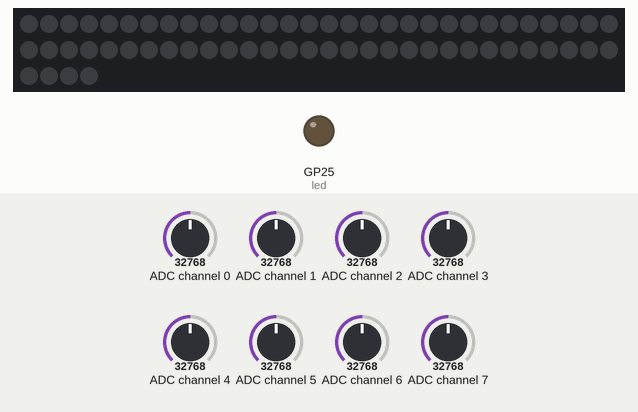
Recording of a program running on a simulated Raspberry Pi Pico running MicroPython. Parts: 64 RGB LEDs in strip order, left to right, continuing on the next row, output pins drawn as LEDs (lit = HIGH). The test bench sets the inputs (shaded band); at power-on: ADC channel 0 = 32768, ADC channel 1 = 32768, ADC channel 2 = 32768, ADC channel 3 = 32768, ADC channel 4 = 32768, ADC channel 5 = 32768, ADC channel 6 = 32768, ADC channel 7 = 32768 (analog values on the 0–65535 scale). Library files of the repository ran but are not shown: mcp3008.py, neopixel.py; pins used as bus, display or sensor lines are not drawn; what the program prints to the serial console is not drawn.

Above: at 1.2 s.
1.3 s: ADC channel 0 set to 1966
2.8 s: ADC channel 1 set to 63568
At 3.7 s:
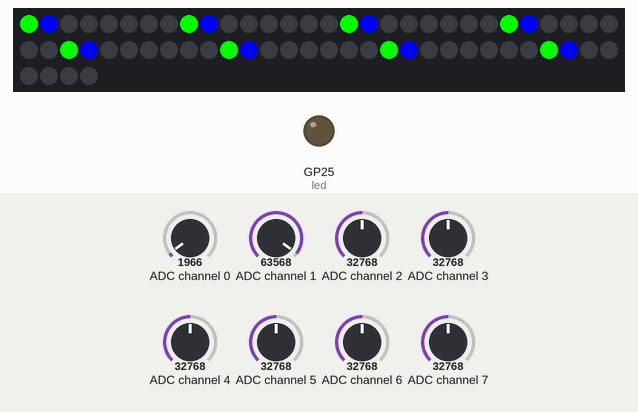
4.3 s: ADC channel 0 set to 19660
5.8 s: ADC channel 2 set to 1966
At 7.0 s:
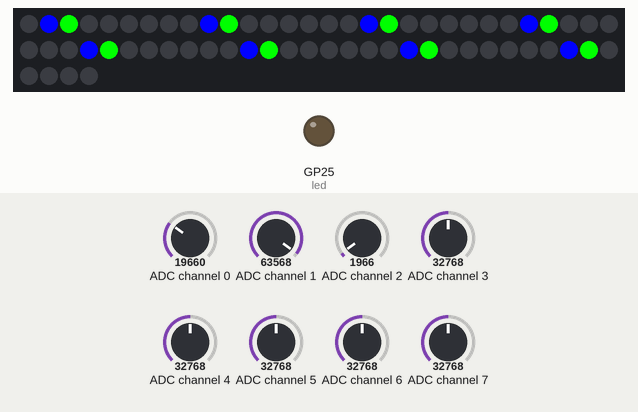
7.3 s: ADC channel 3 set to 1966
Timing chart, 0 to 9.8 s (numbered marks = the images above; inputs shaded):
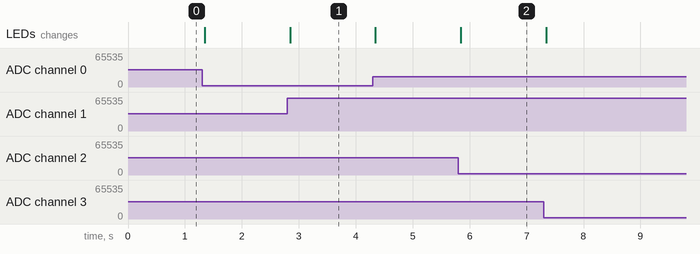

Measured:
- after the input at 2.8 s, the LEDs: change after 0.05 s (image 1)
- after the input at 5.8 s, the LEDs: change at once (image 2)

The program:

mcp3008-demo-withLights.py
```python
from time import sleep
from time import sleep_ms
from mcp3008 import MCP3008
from machine import Pin
from neopixel import NeoPixel
import machine


# Define pins
spi = machine.SPI(0, sck=Pin(18), mosi=Pin(19), miso=Pin(16), baudrate=100000)
cs0 = machine.Pin(17, machine.Pin.OUT)
cs1 = machine.Pin(20, machine.Pin.OUT)
cs2 = machine.Pin(21, machine.Pin.OUT)
cs3 = machine.Pin(22, machine.Pin.OUT)
cs4 = machine.Pin(26, machine.Pin.OUT)
cs5 = machine.Pin(27, machine.Pin.OUT)
cs6 = machine.Pin(28, machine.Pin.OUT)
cs7 = machine.Pin(15, machine.Pin.OUT)
led = Pin("LED", Pin.OUT)

# Define discrete ADCs
adc0 = MCP3008(spi, cs0)
adc1 = MCP3008(spi, cs1)
adc2 = MCP3008(spi, cs2)
adc3 = MCP3008(spi, cs3)
adc4 = MCP3008(spi, cs4)
adc5 = MCP3008(spi, cs5)
adc6 = MCP3008(spi, cs6)
adc7 = MCP3008(spi, cs7)

# chessBoard = [0]*8
chessboard = matrix = [[0 for _ in range(8)] for _ in range(8)]
# chessBoard2 = [[0]///*8]*2

# LED STRIP
p = machine.Pin.board.GP6
n = NeoPixel(p, 64)

n[2] = (110, 0, 34)


defaultTriggerLow = 0.2 # Voltage where magnet definitely is being sensed
defaultTriggerHigh = 1.8 # Voltage where magnet definitely is being sensed
vRef = 2.048 # VREF of the ADC chips
steps = 1023 # of steps of the ADC chip
scaleFactor = vRef / steps


while True:
    #print(chip.read(0))

    print(chessboard)
    #for i in range (0, 64):
        #n[i]=(255, 0, 0)

        # Read ADCs for columns 1-8
    for row, adc in enumerate([adc0, adc1, adc2, adc3, adc4, adc5, adc6, adc7]):
        for y in range(8):
            read = scaleFactor * adc.read(y)
            if (read < defaultTriggerLow ):
                chessboard[row][y] = -1
                n[(row * 8 ) + y] = (0, 255, 0)
            elif (read > defaultTriggerHigh):
                chessboard[row][y] = 1
                n[(row * 8 ) + y] = (0, 0, 255)
            else:
                chessboard[row][y] = 0
                n[(row * 8 ) + y] = (0,0,0)
        n.write()


    # for i in range(0,8):

    #     temp = (2.048 / 1023) * chip.read(i)
    #     # print(temp)
    #     if (temp > 1.3) or (temp < 0.7):
    #         # led.on()
    #         # chessBoard[i] = temp
    #         chessboard[0][i] = 1
    #         # chessBoard2[0][i] = 1
    #         # chessBoard2[1][7-i] = 1
    #         n[i] = (255, 0, 0)
    #     else:
    #         # led.off()
    #         # chessBoard[i] = 0
    #         # chessBoard2[0][i] = 0
    #         # chessBoard2[1][7-i] = 0
    #         # chessBoard[i] = temp
    #         chessboard[0][i] = 0

    #         n[i] = (0,0,0)
    #     n.write()
    #     # sleep_ms(12)

    # for i in range(0,8):

    #     temp = (2.048 / 1023) * chip2.read(i)
    #     # print(temp)
    #     if (temp > 1.3) or (temp < 0.7):
    #         # led.on()
    #         # chessBoard[i] = temp
    #         chessboard[1][i] = 1
    #         # chessBoard2[0][i] = 1
    #         # chessBoard2[1][7-i] = 1
    #         n[8+i] = (255, 0, 0)
    #     else:
    #         # led.off()
    #         # chessBoard[i] = 0
    #         # chessBoard2[0][i] = 0
    #         # chessBoard2[1][7-i] = 0
    #         # chessBoard[i] = temp
    #         chessboard[1][i] = 0

    #         n[8+i] = (0,0,0)
    #     n.write()
    #     # sleep_ms(12)
    # # print((2 / 1023) * chip2.read(0))
    # # sleep_ms(12)
```
